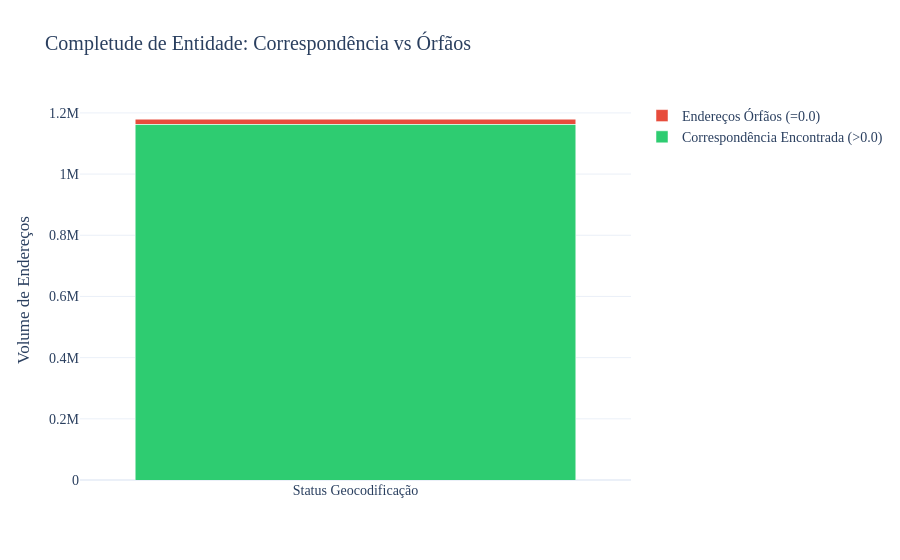

This figure's notebook cell:
### Markdown cell above
## 2. Completude de Entidade: Análise de Órfãos (Failed Matches)

De acordo com o framework adotado, um registro é classificado como **Órfão** se o seu `Match Certainty Indicator (MCI)` for exatamente `0.0`. Isso ocorre quando o algoritmo de matching espacial (no raio estabelecido de 50m) e textual não encontra nenhuma correspondência razoável no gold standard municipal (BHMap).

Esta métrica é vital, pois quantifica endereços *exclusivos* do IBGE ou anomalias graves de preenchimento (loteamentos irregulares, expansões recentes).

### Code cell
orphans = gdf_matched[gdf_matched['MCI'] == 0.0]
orphan_count = len(orphans)
total = len(gdf_matched)
matched_count = total - orphan_count
orphan_rate = (orphan_count / total) * 100

print(f"Total de Órfãos: {orphan_count:,} ({orphan_rate:.2f}% da base CNEFE)")

# Visualização Interativa com Plotly
fig = go.Figure(data=[
    go.Bar(name='Correspondência Encontrada (>0.0)', x=['Status Geocodificação'], y=[matched_count], marker_color='#2ecc71'),
    go.Bar(name='Endereços Órfãos (=0.0)', x=['Status Geocodificação'], y=[orphan_count], marker_color='#e74c3c')
])

fig.update_layout(
    title='Completude de Entidade: Correspondência vs Órfãos',
    barmode='stack',
    yaxis_title='Volume de Endereços',
    template='plotly_white',
    font=dict(family="Georgia, serif", size=14)
)

fig.show()

### Figure 1 — Plotly figure (JSON) as saved in the notebook; plotly's stock layout.template omitted (floating-point values rounded to 4 significant figures)
{"data": [{"marker": {"color": "#2ecc71"}, "name": "Correspondência Encontrada (>0.0)", "type": "bar", "x": ["Status Geocodificação"], "y": [1162586]}, {"marker": {"color": "#e74c3c"}, "name": "Endereços Órfãos (=0.0)", "type": "bar", "x": ["Status Geocodificação"], "y": [17516]}], "layout": {"barmode": "stack", "font": {"family": "Georgia, serif", "size": 14}, "title": {"text": "Completude de Entidade: Correspondência vs Órfãos"}, "yaxis": {"title": {"text": "Volume de Endereços"}}}}
